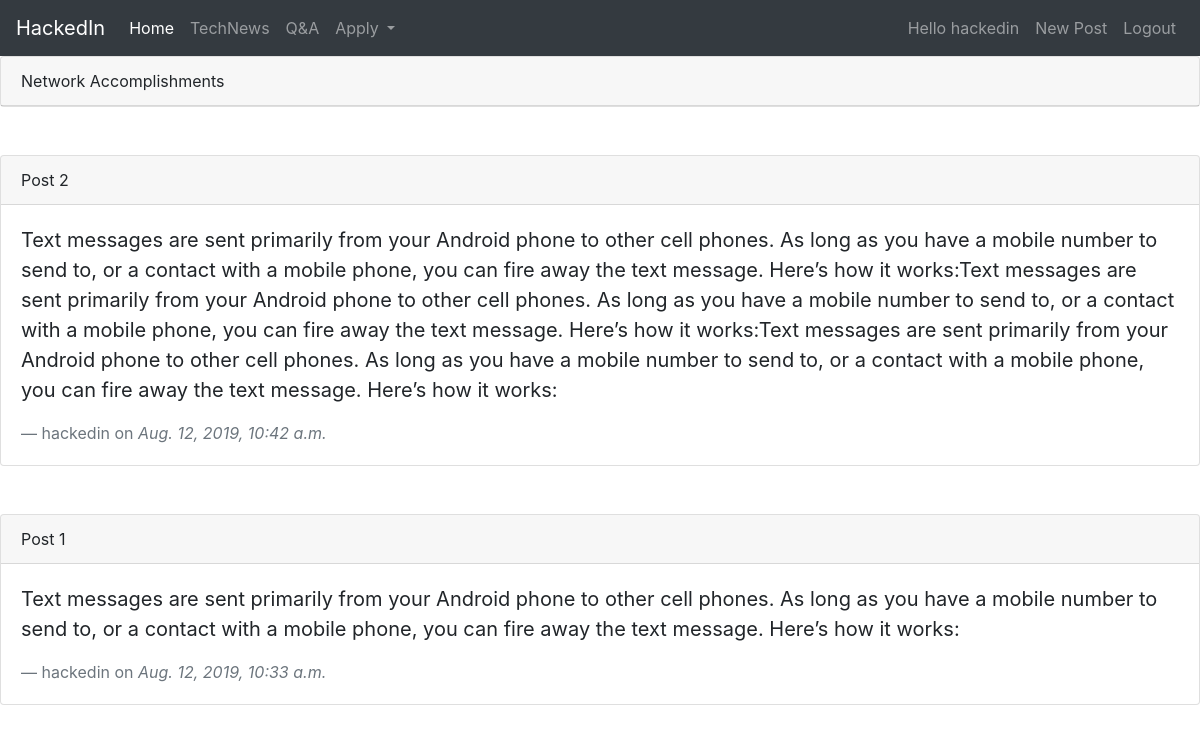
The app's page /community/ (signed in), older data.
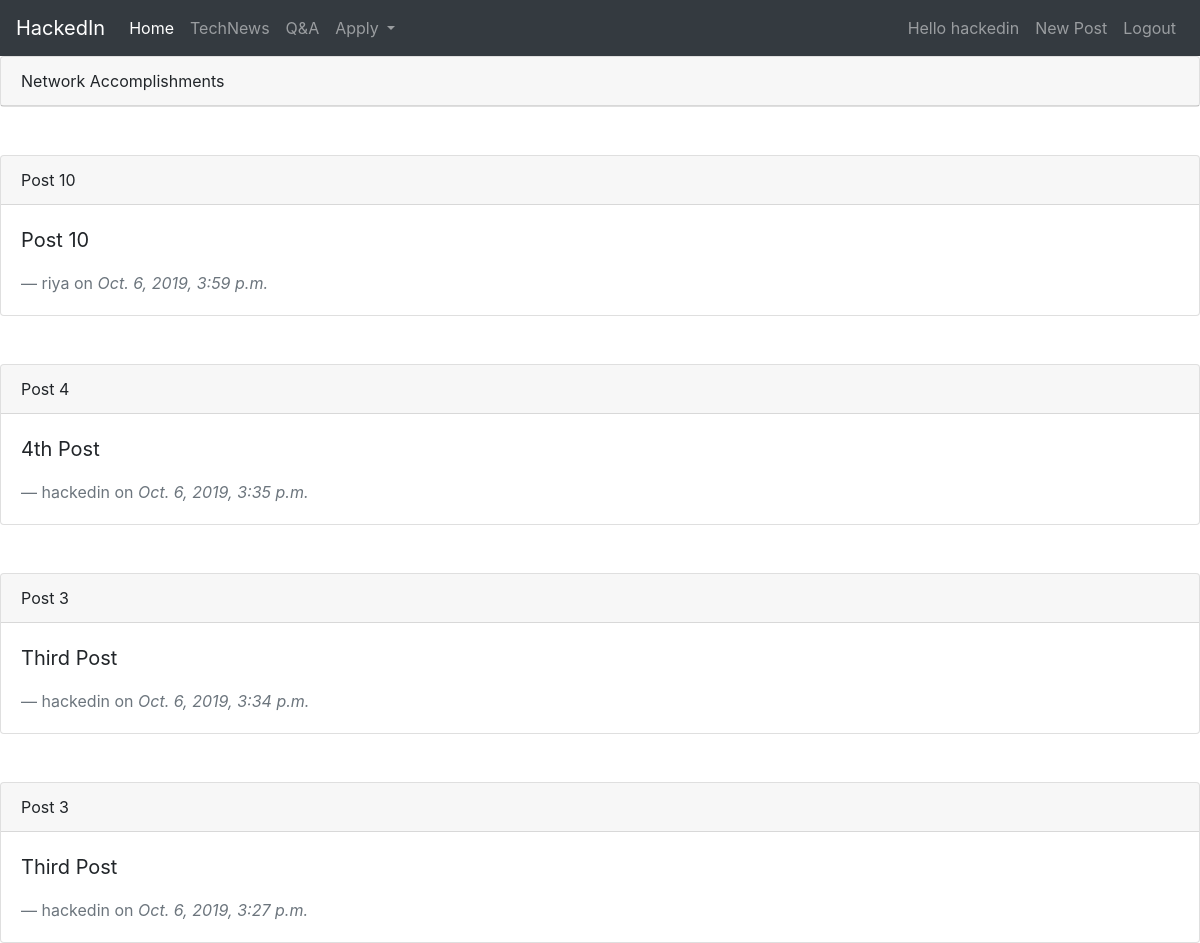
The same page, newer data.
### hub/models.py (models this page shows, shortened)
class Accomplishment(models.Model):
	title = models.CharField(max_length = 100)
	content = models.TextField()
	date_posted = models.DateTimeField(default=timezone.now)
	author = models.ForeignKey(User,on_delete=models.CASCADE)

### hub/views.py (the view)
# urls.py: path('',PostListView.as_view(),name='network'),
class PostListView(LoginRequiredMixin,ListView):
	model = Accomplishment
	template_name = 'hub/network.html' #<app>/<model>_<viewtype>.html
	context_object_name = 'accomplishments'
	ordering = ['-date_posted']
	paginate_by = 4

### hub/templates/hub/network.html (shortened to what this page needs)
<html>
  <head>
    <link rel="stylesheet" href="https://use.fontawesome.com/releases/v5.8.1/css/all.css">
    <link rel="stylesheet" href="https://stackpath.bootstrapcdn.com/bootstrap/4.3.1/css/bootstrap.min.css">
  </head>
{% extends 'hub/navbar.html' %}
{% block body %}
  <body style="background-image : url('https://png.pngtree.com/thumb_back/fw800/background/20190221/ourmid/pngtree-tech-line-background-simple-technology-business-image_22774.jpg')">
<div class="card">
  <p class="card-header">Network Accomplishments</p>
</div>
{% for accomplishment in accomplishments %}
<br/><br/>
<div class="card">
  <div class="card-header">
    {{accomplishment.title}}
  </div>
  <div class="card-body">
    <blockquote class="blockquote mb-0">
      <p>{{accomplishment.content}}</p>
      <footer class="blockquote-footer">{{accomplishment.author}} on <cite title="Source Title">{{accomplishment.date_posted}}</cite></footer>
    </blockquote>
  </div>
</div>
{%endfor%}
</body>
{% endblock %}

Row changes from the older to the newer data that the page shows:
no longer on this page (row unchanged): Accomplishment: title "Post 2", content "Text messages are sent primarily from your Android phone to other cell phones. As long as you have a mobile number to send to, or a contact with a mobile phone, you can fire away the text message. Here’s how it works:Text messages are sent primarily from your Android phone to other cell phones. As long as you have a mobile number to send to, or a contact with a mobile phone, you can fire away the text message. Here’s how it works:Text messages are sent primarily from your Android phone to other cell phones. As long as you have a mobile number to send to, or a contact with a mobile phone, you can fire away the text message. Here’s how it works:", author "hackedin", date_posted "Aug. 12, 2019, 10:42 a.m."
removed Accomplishment: title "Post 1", content "Text messages are sent primarily from your Android phone to other cell phones. As long as you have a mobile number to send to, or a contact with a mobile phone, you can fire away the text message. Here’s how it works:", author "hackedin", date_posted "Aug. 12, 2019, 10:33 a.m."
added Accomplishment: title "Post 10", content "Post 10", author "riya", date_posted "Oct. 6, 2019, 3:59 p.m."
added Accomplishment: title "Post 4", content "4th Post", author "hackedin", date_posted "Oct. 6, 2019, 3:35 p.m."
added Accomplishment: title "Post 3", content "Third Post", author "hackedin", date_posted "Oct. 6, 2019, 3:34 p.m."
added Accomplishment: title "Post 3", content "Third Post", author "hackedin", date_posted "Oct. 6, 2019, 3:27 p.m."
